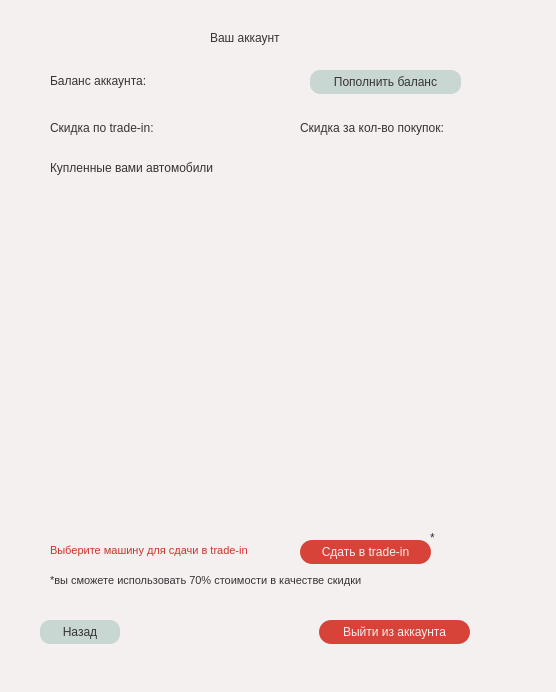
<?xml version="1.0" encoding="UTF-8"?>
<ui version="4.0">
 <class>AccountWindow</class>
 <widget class="QDialog" name="AccountWindow">
  <property name="geometry">
   <rect>
    <x>0</x>
    <y>0</y>
    <width>556</width>
    <height>692</height>
   </rect>
  </property>
  <property name="windowTitle">
   <string>Ваш аккаунт</string>
  </property>
  <property name="styleSheet">
   <string notr="true">background-color: rgb(244, 240, 239);
font: 600 10pt &quot;Montserrat&quot;;
color: rgb(55, 51, 53);</string>
  </property>
  <widget class="QPushButton" name="backPushButton">
   <property name="geometry">
    <rect>
     <x>40</x>
     <y>620</y>
     <width>80</width>
     <height>24</height>
    </rect>
   </property>
   <property name="styleSheet">
    <string notr="true">QPushButton:hover
{
	background-color: #9AB6AC;
}
QPushButton{
	color: rgb(55, 51, 53);
	font: 600 10pt &quot;Montserrat&quot;;
	border-radius: 10px;
	border-style: solid;
	border-width: 0px;
	background-color: rgb(200, 215, 210);
	padding: 5px;
}

</string>
   </property>
   <property name="text">
    <string>Назад</string>
   </property>
  </widget>
  <widget class="QLabel" name="topLabel">
   <property name="geometry">
    <rect>
     <x>210</x>
     <y>30</y>
     <width>111</width>
     <height>16</height>
    </rect>
   </property>
   <property name="styleSheet">
    <string notr="true">font: 800 11pt &quot;Montserrat&quot;;</string>
   </property>
   <property name="text">
    <string>Ваш аккаунт</string>
   </property>
  </widget>
  <widget class="QPushButton" name="logoutPushButton">
   <property name="geometry">
    <rect>
     <x>319</x>
     <y>620</y>
     <width>151</width>
     <height>24</height>
    </rect>
   </property>
   <property name="styleSheet">
    <string notr="true">QPushButton:hover
{
	background-color: #CC3329;
}
QPushButton{
	color: rgb(244, 240, 239);
	font: 500 10pt &quot;Montserrat&quot;;
	border-radius: 12px;
	border-style: solid;
	border-width: 0px;
	background-color: rgb(215, 67, 57);
	padding: 5px;
}
</string>
   </property>
   <property name="text">
    <string>Выйти из аккаунта</string>
   </property>
  </widget>
  <widget class="QLabel" name="balanceLabel">
   <property name="geometry">
    <rect>
     <x>50</x>
     <y>70</y>
     <width>121</width>
     <height>21</height>
    </rect>
   </property>
   <property name="text">
    <string>Баланс аккаунта:</string>
   </property>
  </widget>
  <widget class="QLabel" name="balanceAmountLabel">
   <property name="geometry">
    <rect>
     <x>180</x>
     <y>70</y>
     <width>111</width>
     <height>21</height>
    </rect>
   </property>
   <property name="styleSheet">
    <string notr="true"/>
   </property>
   <property name="text">
    <string/>
   </property>
  </widget>
  <widget class="QPushButton" name="replenishBalancePushButton">
   <property name="geometry">
    <rect>
     <x>310</x>
     <y>70</y>
     <width>151</width>
     <height>24</height>
    </rect>
   </property>
   <property name="styleSheet">
    <string notr="true">QPushButton:hover
{
	background-color: #9AB6AC;
}
QPushButton{
	color: rgb(55, 51, 53);
	font: 600 10pt &quot;Montserrat&quot;;
	border-radius: 10px;
	border-style: solid;
	border-width: 0px;
	background-color: rgb(200, 215, 210);
	padding: 5px;
}

</string>
   </property>
   <property name="text">
    <string>Пополнить баланс</string>
   </property>
  </widget>
  <widget class="QListWidget" name="listWidget">
   <property name="geometry">
    <rect>
     <x>50</x>
     <y>190</y>
     <width>371</width>
     <height>331</height>
    </rect>
   </property>
   <property name="styleSheet">
    <string notr="true">QListWidget
{
	background-color: rgb(244, 240, 239);
	border: none;
	border-radius: 15px;
	color: rgb(55, 51, 53);
	font: 500 9pt &quot;Montserrat&quot;;
	outline: 0px;
}
QListWidget::item
{
	outline: none;
	padding: 2px;
	margin-right: 10px;
}
QScrollBar
{
	background-color: rgb(244, 240, 239);
	border: 2px solid rgb(244, 240, 239);
	width: 15px;
}
QScrollBar::handle:vertical
{
	border: 2px solid blue;
	background-color: rgb(244, 240, 239);
	border-radius: 2px;
	width: 5px;
}
 QScrollBar::add-line:vertical {
     border: 2px solid rgb(55, 51, 53);
     background:  rgb(244, 240, 239);
     height: 20px;
 }</string>
   </property>
  </widget>
  <widget class="QLabel" name="label">
   <property name="geometry">
    <rect>
     <x>50</x>
     <y>160</y>
     <width>211</width>
     <height>16</height>
    </rect>
   </property>
   <property name="styleSheet">
    <string notr="true">font: 700 10pt &quot;Montserrat&quot;;</string>
   </property>
   <property name="text">
    <string>Купленные вами автомобили</string>
   </property>
  </widget>
  <widget class="QPushButton" name="tradeInPushButton">
   <property name="geometry">
    <rect>
     <x>300</x>
     <y>540</y>
     <width>131</width>
     <height>24</height>
    </rect>
   </property>
   <property name="styleSheet">
    <string notr="true">QPushButton:hover
{
	background-color: #CC3329;
}
QPushButton{
	color: rgb(244, 240, 239);
	font: 600 10pt &quot;Montserrat&quot;;
	border-radius: 12px;
	border-style: solid;
	border-width: 0px;
	background-color: rgb(215, 67, 57);
	padding: 5px;
}
</string>
   </property>
   <property name="text">
    <string>Сдать в trade-in</string>
   </property>
  </widget>
  <widget class="QLabel" name="warningLabel">
   <property name="geometry">
    <rect>
     <x>50</x>
     <y>540</y>
     <width>231</width>
     <height>20</height>
    </rect>
   </property>
   <property name="styleSheet">
    <string notr="true">font-size:8pt;
color:#CC3329;</string>
   </property>
   <property name="text">
    <string>Выберите машину для сдачи в trade-in</string>
   </property>
  </widget>
  <widget class="QLabel" name="remarkLabelBottom">
   <property name="geometry">
    <rect>
     <x>50</x>
     <y>570</y>
     <width>501</width>
     <height>20</height>
    </rect>
   </property>
   <property name="styleSheet">
    <string notr="true">font-size:8pt;</string>
   </property>
   <property name="text">
    <string>*вы сможете использовать 70% стоимости в качестве скидки</string>
   </property>
  </widget>
  <widget class="QLabel" name="tradeInLabel">
   <property name="geometry">
    <rect>
     <x>50</x>
     <y>120</y>
     <width>131</width>
     <height>16</height>
    </rect>
   </property>
   <property name="text">
    <string>Скидка по trade-in:</string>
   </property>
  </widget>
  <widget class="QLabel" name="tradeInAmountLabel">
   <property name="geometry">
    <rect>
     <x>190</x>
     <y>120</y>
     <width>101</width>
     <height>16</height>
    </rect>
   </property>
   <property name="text">
    <string/>
   </property>
  </widget>
  <widget class="QLabel" name="remarkLabel">
   <property name="geometry">
    <rect>
     <x>430</x>
     <y>530</y>
     <width>16</width>
     <height>16</height>
    </rect>
   </property>
   <property name="text">
    <string>*</string>
   </property>
  </widget>
  <widget class="QLabel" name="percentageofDiscountLabel">
   <property name="geometry">
    <rect>
     <x>300</x>
     <y>120</y>
     <width>191</width>
     <height>16</height>
    </rect>
   </property>
   <property name="text">
    <string>Скидка за кол-во покупок:</string>
   </property>
  </widget>
  <widget class="QLabel" name="percentageofDiscountAmountLabel">
   <property name="geometry">
    <rect>
     <x>490</x>
     <y>120</y>
     <width>41</width>
     <height>16</height>
    </rect>
   </property>
   <property name="text">
    <string/>
   </property>
  </widget>
 </widget>
 <resources/>
 <connections/>
</ui>
